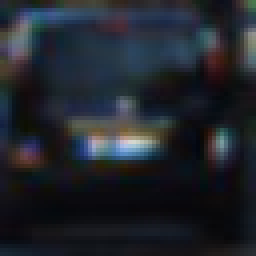
#> input picture lesson18-vehicle-tracking/401.jpeg, 64 x 64 px (shown 4 times larger); its folder holds only this picture in this run
$ python l20_scikit_image_hog.py
#> lines starting #> are read from the running program, lines starting #| are printed output that depends on the picture
import matplotlib.image as mpimg
import matplotlib.pyplot as plt
import numpy as np
import cv2
import glob
from skimage.feature import hog


def get_hog_features(img, orient, pix_per_cell, cell_per_block, vis=False, feature_vec=True):
    if vis == True:
        features, hog_image = hog(img, orientations=orient, pixels_per_cell=(pix_per_cell, pix_per_cell),
                                  cells_per_block=(cell_per_block, cell_per_block), transform_sqrt=False,
                                  visualise=True, feature_vector=False)
        return features, hog_image
    else:
        features = hog(img, orientations=orient, pixels_per_cell=(pix_per_cell, pix_per_cell),
                       cells_per_block=(cell_per_block, cell_per_block), transform_sqrt=False,
                       visualise=False, feature_vector=feature_vec)
        return features

if __name__ == '__main__':
    # Read in our vehicles and non-vehicles
    images = glob.glob('*.jpeg')
    cars = []
    notcars = []

    for image in images:
        if 'image' in image or 'extra' in image:
            notcars.append(image)
        else:
            cars.append(image)

    # Generate a random index to look at a car image
    ind = np.random.randint(0, len(cars))

    # Read in the image
    image = mpimg.imread(cars[ind])
#> image is the input picture: shape (64, 64, 3); mean R, G, B 32.8, 36.9, 44.1
    gray = cv2.cvtColor(image, cv2.COLOR_RGB2GRAY)
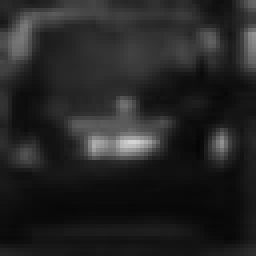
#> gray: shape (64, 64) (shown 4 times larger); min 6, max 213, mean 36.5

    # Define HOG parameters
    orient = 9
    pix_per_cell = 8
    cell_per_block = 2

    # Call our function with vis=True to see an image output
    features, hog_image = get_hog_features(gray, orient,
                          pix_per_cell, cell_per_block,
                          vis=True, feature_vec=False)
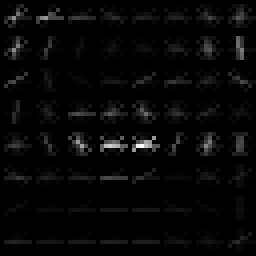
#> hog_image: shape (64, 64) float64 (shown 4 times larger); min 0, max 40.44, mean 1.2; drawn with min black and max white

    # Plot the examples
    fig = plt.figure()
    plt.subplot(121)
    plt.imshow(image, cmap='gray')
    plt.title('Example Car Image')
    plt.subplot(122)
    plt.imshow(hog_image, cmap='gray')
    plt.title('HOG Visualization')
    plt.show()
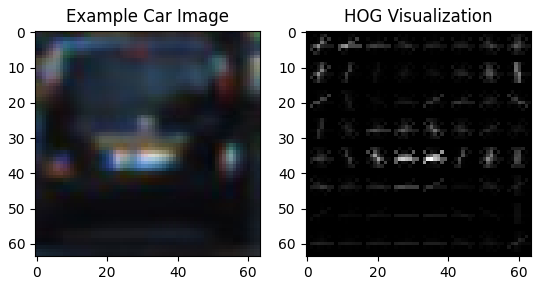
#> figure drawn by matplotlib, 2 panels

$ run again, on lesson18-vehicle-tracking/402.jpeg
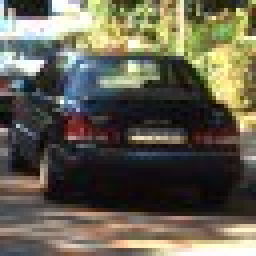
#> input picture lesson18-vehicle-tracking/402.jpeg, 64 x 64 px (shown 4 times larger)
#> image is the input picture: shape (64, 64, 3); mean R, G, B 100.6, 96.4, 81
#> `features, hog_image = get_hog_features(gray, orient, pix_per_cell, cel..`:
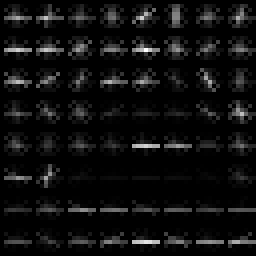
#> hog_image: shape (64, 64) float64 (shown 4 times larger); min 0, max 79.65, mean 4.8; drawn with min black and max white
#> `plt.show()`:
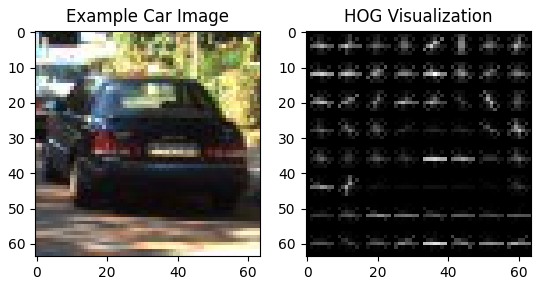
#> figure drawn by matplotlib, 2 panels

$ run again, on lesson18-vehicle-tracking/403.jpeg
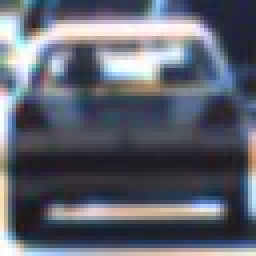
#> input picture lesson18-vehicle-tracking/403.jpeg, 64 x 64 px (shown 4 times larger)
#> image is the input picture: shape (64, 64, 3); mean R, G, B 94.2, 98.2, 110.5
#> `features, hog_image = get_hog_features(gray, orient, pix_per_cell, cel..`:
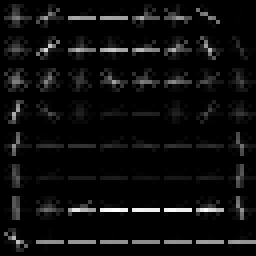
#> hog_image: shape (64, 64) float64 (shown 4 times larger); min 0, max 72.92, mean 3.9; drawn with min black and max white
#> `plt.show()`:
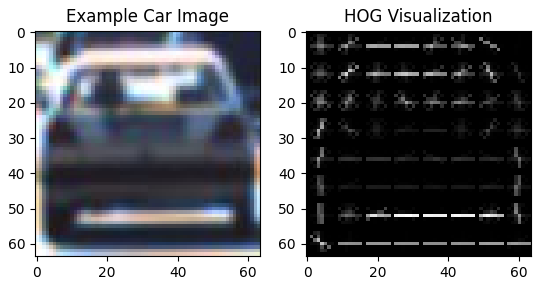
#> figure drawn by matplotlib, 2 panels

$ run again, on lesson18-vehicle-tracking/404.jpeg
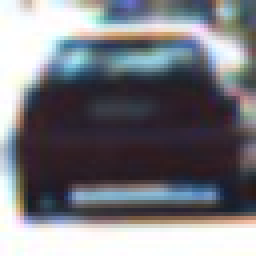
#> input picture lesson18-vehicle-tracking/404.jpeg, 64 x 64 px (shown 4 times larger)
#> image is the input picture: shape (64, 64, 3); mean R, G, B 121.7, 122.2, 128.1
#> `features, hog_image = get_hog_features(gray, orient, pix_per_cell, cel..`:
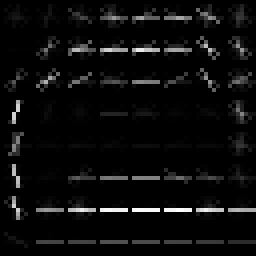
#> hog_image: shape (64, 64) float64 (shown 4 times larger); min 0, max 64.09, mean 3; drawn with min black and max white
#> `plt.show()`:
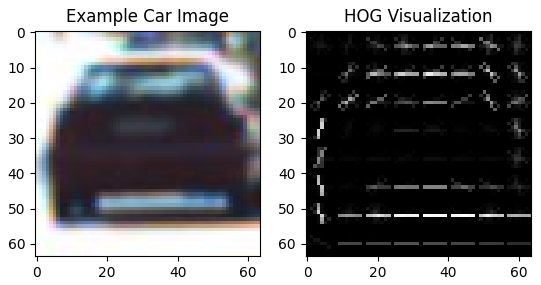
#> figure drawn by matplotlib, 2 panels
